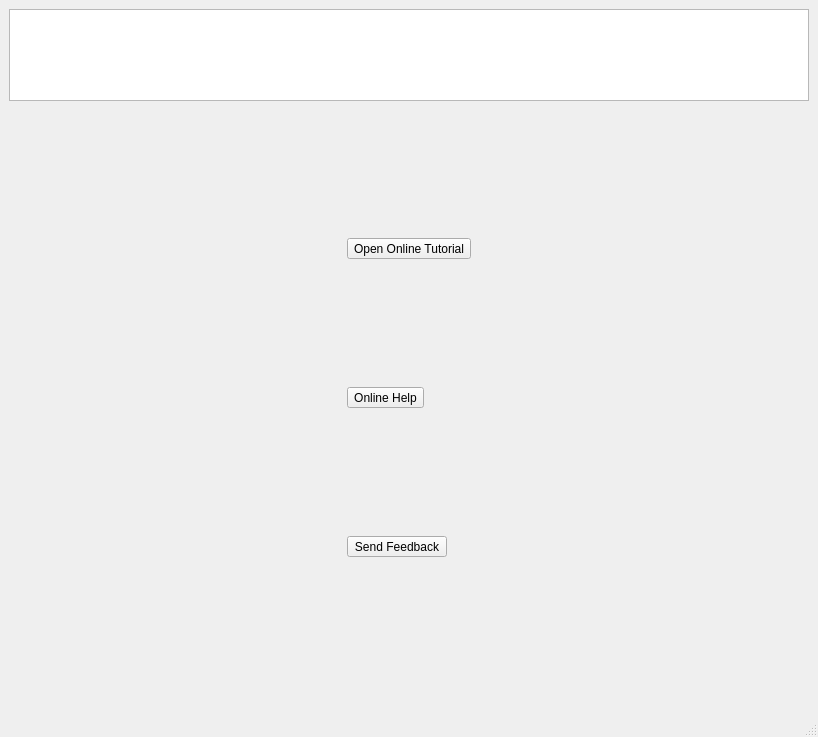
<?xml version="1.0" encoding="UTF-8"?>
<ui version="4.0">
 <class>PCloudWindow</class>
 <widget class="QMainWindow" name="PCloudWindow">
  <property name="geometry">
   <rect>
    <x>0</x>
    <y>0</y>
    <width>818</width>
    <height>737</height>
   </rect>
  </property>
  <property name="maximumSize">
   <size>
    <width>818</width>
    <height>16777215</height>
   </size>
  </property>
  <property name="windowTitle">
   <string>MainWindow</string>
  </property>
  <widget class="QWidget" name="centralwidget">
   <property name="maximumSize">
    <size>
     <width>850</width>
     <height>700</height>
    </size>
   </property>
   <layout class="QVBoxLayout" name="verticalLayout_21">
    <item>
     <layout class="QVBoxLayout" name="verticalLayout" stretch="0">
      <item>
       <widget class="QListWidget" name="listButtonsWidget"/>
      </item>
     </layout>
    </item>
    <item>
     <widget class="QStackedWidget" name="pagesWidget">
      <property name="maximumSize">
       <size>
        <width>16777215</width>
        <height>16777215</height>
       </size>
      </property>
      <property name="currentIndex">
       <number>5</number>
      </property>
      <widget class="QWidget" name="pageAccntNotLogged">
       <property name="maximumSize">
        <size>
         <width>16777215</width>
         <height>16777215</height>
        </size>
       </property>
       <layout class="QVBoxLayout" name="verticalLayout_22">
        <item>
         <layout class="QVBoxLayout" name="verticalLayout_4">
          <item>
           <layout class="QVBoxLayout" name="verticalLayout_3">
            <item>
             <layout class="QHBoxLayout" name="horizontalLayout_14">
              <item>
               <widget class="QPushButton" name="btnLogin">
                <property name="text">
                 <string>Login</string>
                </property>
               </widget>
              </item>
              <item>
               <spacer name="horizontalSpacer">
                <property name="orientation">
                 <enum>Qt::Horizontal</enum>
                </property>
                <property name="sizeHint" stdset="0">
                 <size>
                  <width>40</width>
                  <height>20</height>
                 </size>
                </property>
               </spacer>
              </item>
             </layout>
            </item>
            <item>
             <widget class="QLabel" name="label_or">
              <property name="text">
               <string>          or</string>
              </property>
              <property name="alignment">
               <set>Qt::AlignLeading|Qt::AlignLeft|Qt::AlignVCenter</set>
              </property>
             </widget>
            </item>
            <item>
             <layout class="QHBoxLayout" name="horizontalLayout_15">
              <item>
               <widget class="QPushButton" name="btnRegstr">
                <property name="text">
                 <string>Register</string>
                </property>
               </widget>
              </item>
              <item>
               <spacer name="horizontalSpacer_10">
                <property name="orientation">
                 <enum>Qt::Horizontal</enum>
                </property>
                <property name="sizeHint" stdset="0">
                 <size>
                  <width>40</width>
                  <height>20</height>
                 </size>
                </property>
               </spacer>
              </item>
             </layout>
            </item>
           </layout>
          </item>
          <item>
           <widget class="Line" name="line">
            <property name="orientation">
             <enum>Qt::Horizontal</enum>
            </property>
           </widget>
          </item>
          <item>
           <layout class="QHBoxLayout" name="horizontalLayout_16">
            <item>
             <widget class="QPushButton" name="btnExit">
              <property name="text">
               <string>Exit</string>
              </property>
             </widget>
            </item>
            <item>
             <spacer name="horizontalSpacer_11">
              <property name="orientation">
               <enum>Qt::Horizontal</enum>
              </property>
              <property name="sizeHint" stdset="0">
               <size>
                <width>40</width>
                <height>20</height>
               </size>
              </property>
             </spacer>
            </item>
           </layout>
          </item>
          <item>
           <widget class="QToolButton" name="toolBtnContact">
            <property name="text">
             <string>Contact Us</string>
            </property>
           </widget>
          </item>
         </layout>
        </item>
       </layout>
      </widget>
      <widget class="QWidget" name="pageAccntLogged">
       <property name="maximumSize">
        <size>
         <width>500</width>
         <height>16777215</height>
        </size>
       </property>
       <layout class="QHBoxLayout" name="horizontalLayout_4">
        <item>
         <layout class="QVBoxLayout" name="verticalLayout_6">
          <item>
           <layout class="QFormLayout" name="formLayout_3">
            <property name="fieldGrowthPolicy">
             <enum>QFormLayout::AllNonFixedFieldsGrow</enum>
            </property>
            <property name="horizontalSpacing">
             <number>12</number>
            </property>
            <property name="verticalSpacing">
             <number>12</number>
            </property>
            <item row="0" column="0">
             <widget class="QLabel" name="label_user">
              <property name="text">
               <string>User:</string>
              </property>
             </widget>
            </item>
            <item row="0" column="1">
             <layout class="QVBoxLayout" name="verticalLayout_2" stretch="0,6">
              <property name="spacing">
               <number>0</number>
              </property>
              <item>
               <widget class="QLabel" name="label_email">
                <property name="text">
                 <string>dsdfdsfdsfs</string>
                </property>
               </widget>
              </item>
              <item>
               <widget class="QToolButton" name="toolBtnChangePass">
                <property name="font">
                 <font>
                  <pointsize>7</pointsize>
                 </font>
                </property>
                <property name="autoFillBackground">
                 <bool>false</bool>
                </property>
                <property name="text">
                 <string>Change Password</string>
                </property>
                <property name="toolButtonStyle">
                 <enum>Qt::ToolButtonIconOnly</enum>
                </property>
               </widget>
              </item>
             </layout>
            </item>
            <item row="1" column="0">
             <widget class="QLabel" name="label_status">
              <property name="text">
               <string>Status:</string>
              </property>
             </widget>
            </item>
            <item row="1" column="1">
             <widget class="QCheckBox" name="checkBoxVerified">
              <property name="layoutDirection">
               <enum>Qt::LeftToRight</enum>
              </property>
              <property name="text">
               <string>Verified</string>
              </property>
              <property name="checked">
               <bool>true</bool>
              </property>
             </widget>
            </item>
            <item row="4" column="0">
             <widget class="QLabel" name="label_freeSpace">
              <property name="text">
               <string>Free Space :</string>
              </property>
             </widget>
            </item>
            <item row="2" column="1">
             <layout class="QHBoxLayout" name="horizontalLayout">
              <property name="spacing">
               <number>16</number>
              </property>
              <item>
               <widget class="QLabel" name="label_planVal">
                <property name="text">
                 <string/>
                </property>
               </widget>
              </item>
              <item>
               <widget class="QToolButton" name="tbtnGetSpace">
                <property name="text">
                 <string>Get More Space</string>
                </property>
               </widget>
              </item>
              <item>
               <widget class="QLabel" name="label">
                <property name="text">
                 <string>&lt;a href=&quot;https://www.pcloud.com/&quot;&gt;Get More Space&lt;/a&gt; </string>
                </property>
               </widget>
              </item>
              <item>
               <spacer name="horizontalSpacer_3">
                <property name="orientation">
                 <enum>Qt::Horizontal</enum>
                </property>
                <property name="sizeHint" stdset="0">
                 <size>
                  <width>40</width>
                  <height>20</height>
                 </size>
                </property>
               </spacer>
              </item>
             </layout>
            </item>
            <item row="2" column="0">
             <widget class="QLabel" name="label_plan">
              <property name="text">
               <string>Plan:</string>
              </property>
             </widget>
            </item>
            <item row="4" column="1">
             <layout class="QHBoxLayout" name="horizontalLayout_8">
              <property name="spacing">
               <number>16</number>
              </property>
              <item>
               <widget class="QLabel" name="label_space">
                <property name="text">
                 <string/>
                </property>
               </widget>
              </item>
              <item>
               <widget class="QProgressBar" name="progressBar_space">
                <property name="value">
                 <number>24</number>
                </property>
               </widget>
              </item>
              <item>
               <spacer name="horizontalSpacer_2">
                <property name="orientation">
                 <enum>Qt::Horizontal</enum>
                </property>
                <property name="sizeHint" stdset="0">
                 <size>
                  <width>40</width>
                  <height>20</height>
                 </size>
                </property>
               </spacer>
              </item>
             </layout>
            </item>
           </layout>
          </item>
          <item>
           <spacer name="verticalSpacer_6">
            <property name="orientation">
             <enum>Qt::Vertical</enum>
            </property>
            <property name="sizeHint" stdset="0">
             <size>
              <width>20</width>
              <height>173</height>
             </size>
            </property>
           </spacer>
          </item>
          <item>
           <layout class="QHBoxLayout" name="horizontalLayout_9">
            <item>
             <widget class="QToolButton" name="toolBtnOpenWeb">
              <property name="text">
               <string>Open Web Page</string>
              </property>
              <property name="icon">
               <iconset resource="Resources.qrc">
                <normaloff>:/images/images/web.png</normaloff>:/images/images/web.png</iconset>
              </property>
              <property name="toolButtonStyle">
               <enum>Qt::ToolButtonTextBesideIcon</enum>
              </property>
             </widget>
            </item>
            <item>
             <widget class="QToolButton" name="tbtnOpenFolder">
              <property name="text">
               <string>Open pCloud Folder</string>
              </property>
              <property name="icon">
               <iconset resource="Resources.qrc">
                <normaloff>:/images/images/folder.png</normaloff>:/images/images/folder.png</iconset>
              </property>
              <property name="toolButtonStyle">
               <enum>Qt::ToolButtonTextBesideIcon</enum>
              </property>
             </widget>
            </item>
            <item>
             <spacer name="horizontalSpacer_4">
              <property name="orientation">
               <enum>Qt::Horizontal</enum>
              </property>
              <property name="sizeHint" stdset="0">
               <size>
                <width>40</width>
                <height>20</height>
               </size>
              </property>
             </spacer>
            </item>
           </layout>
          </item>
          <item>
           <layout class="QVBoxLayout" name="verticalLayout_5">
            <item>
             <spacer name="verticalSpacer_3">
              <property name="orientation">
               <enum>Qt::Vertical</enum>
              </property>
              <property name="sizeHint" stdset="0">
               <size>
                <width>20</width>
                <height>88</height>
               </size>
              </property>
             </spacer>
            </item>
            <item>
             <widget class="Line" name="line_2">
              <property name="orientation">
               <enum>Qt::Horizontal</enum>
              </property>
             </widget>
            </item>
            <item>
             <widget class="QToolButton" name="tBtnExit">
              <property name="text">
               <string>Exit</string>
              </property>
             </widget>
            </item>
            <item>
             <widget class="QToolButton" name="tBtnLogout">
              <property name="text">
               <string>Logout</string>
              </property>
             </widget>
            </item>
           </layout>
          </item>
         </layout>
        </item>
       </layout>
      </widget>
      <widget class="QWidget" name="pageShares">
       <property name="maximumSize">
        <size>
         <width>800</width>
         <height>600</height>
        </size>
       </property>
       <layout class="QVBoxLayout" name="verticalLayout_20">
        <item>
         <layout class="QHBoxLayout" name="horizontalLayout_13">
          <item>
           <spacer name="horizontalSpacer_8">
            <property name="orientation">
             <enum>Qt::Horizontal</enum>
            </property>
            <property name="sizeHint" stdset="0">
             <size>
              <width>308</width>
              <height>20</height>
             </size>
            </property>
           </spacer>
          </item>
          <item>
           <widget class="QPushButton" name="btnShareFolder">
            <property name="maximumSize">
             <size>
              <width>180</width>
              <height>16777215</height>
             </size>
            </property>
            <property name="text">
             <string>Share Folder</string>
            </property>
           </widget>
          </item>
         </layout>
        </item>
        <item>
         <widget class="QTabWidget" name="tabWidgetShares">
          <property name="currentIndex">
           <number>0</number>
          </property>
          <widget class="QWidget" name="tabMyShares">
           <attribute name="title">
            <string>Tab 1</string>
           </attribute>
           <layout class="QVBoxLayout" name="verticalLayout_18">
            <item>
             <layout class="QVBoxLayout" name="verticalLayout_7">
              <item>
               <widget class="QLabel" name="label_errorMyShares">
                <property name="text">
                 <string/>
                </property>
               </widget>
              </item>
              <item>
               <widget class="QLabel" name="label_myshares">
                <property name="text">
                 <string>My Shares:</string>
                </property>
               </widget>
              </item>
              <item>
               <widget class="QTreeWidget" name="treeMyShares">
                <property name="maximumSize">
                 <size>
                  <width>16777215</width>
                  <height>16777215</height>
                 </size>
                </property>
                <property name="autoScroll">
                 <bool>true</bool>
                </property>
                <attribute name="headerDefaultSectionSize">
                 <number>100</number>
                </attribute>
                <column>
                 <property name="text">
                  <string>To</string>
                 </property>
                </column>
                <column>
                 <property name="text">
                  <string>Folder</string>
                 </property>
                </column>
                <column>
                 <property name="text">
                  <string>Permissions                                               </string>
                 </property>
                </column>
                <column>
                 <property name="text">
                  <string>Actions</string>
                 </property>
                </column>
               </widget>
              </item>
              <item>
               <spacer name="verticalSpacer_4">
                <property name="orientation">
                 <enum>Qt::Vertical</enum>
                </property>
                <property name="sizeHint" stdset="0">
                 <size>
                  <width>1052</width>
                  <height>13</height>
                 </size>
                </property>
               </spacer>
              </item>
              <item>
               <layout class="QHBoxLayout" name="horizontalLayout_2">
                <item>
                 <widget class="QPushButton" name="btnTempModify">
                  <property name="text">
                   <string>Modify</string>
                  </property>
                 </widget>
                </item>
                <item>
                 <widget class="QPushButton" name="btnTempStop">
                  <property name="text">
                   <string>Stop</string>
                  </property>
                 </widget>
                </item>
                <item>
                 <spacer name="horizontalSpacer_5">
                  <property name="orientation">
                   <enum>Qt::Horizontal</enum>
                  </property>
                  <property name="sizeHint" stdset="0">
                   <size>
                    <width>88</width>
                    <height>20</height>
                   </size>
                  </property>
                 </spacer>
                </item>
               </layout>
              </item>
              <item>
               <widget class="Line" name="line_4">
                <property name="orientation">
                 <enum>Qt::Horizontal</enum>
                </property>
               </widget>
              </item>
              <item>
               <widget class="QLabel" name="label_noMyRqsts">
                <property name="layoutDirection">
                 <enum>Qt::LeftToRight</enum>
                </property>
                <property name="text">
                 <string>You don't have pending requests</string>
                </property>
                <property name="alignment">
                 <set>Qt::AlignCenter</set>
                </property>
               </widget>
              </item>
              <item>
               <widget class="QLabel" name="label_myreq">
                <property name="text">
                 <string>My Requests:</string>
                </property>
               </widget>
              </item>
              <item>
               <widget class="QTreeWidget" name="treeMyRequest">
                <column>
                 <property name="text">
                  <string notr="true">To</string>
                 </property>
                </column>
                <column>
                 <property name="text">
                  <string>Folder</string>
                 </property>
                </column>
                <column>
                 <property name="text">
                  <string>Permissions</string>
                 </property>
                </column>
                <column>
                 <property name="text">
                  <string>Actions</string>
                 </property>
                </column>
               </widget>
              </item>
              <item>
               <layout class="QHBoxLayout" name="horizontalLayout_10">
                <item>
                 <widget class="QPushButton" name="btnTempCancel">
                  <property name="text">
                   <string>Cancel</string>
                  </property>
                 </widget>
                </item>
                <item>
                 <spacer name="horizontalSpacer_9">
                  <property name="orientation">
                   <enum>Qt::Horizontal</enum>
                  </property>
                  <property name="sizeHint" stdset="0">
                   <size>
                    <width>40</width>
                    <height>20</height>
                   </size>
                  </property>
                 </spacer>
                </item>
               </layout>
              </item>
             </layout>
            </item>
           </layout>
          </widget>
          <widget class="QWidget" name="tabSharedWithMe">
           <attribute name="title">
            <string>Tab 2</string>
           </attribute>
           <layout class="QVBoxLayout" name="verticalLayout_19">
            <item>
             <layout class="QVBoxLayout" name="verticalLayout_8">
              <item>
               <widget class="QLabel" name="label_errorShrdWithMe">
                <property name="text">
                 <string/>
                </property>
               </widget>
              </item>
              <item>
               <widget class="QLabel" name="label_shared">
                <property name="text">
                 <string>Shared with me:</string>
                </property>
               </widget>
              </item>
              <item>
               <widget class="QTreeWidget" name="treeSharedWithMe">
                <column>
                 <property name="text">
                  <string>From</string>
                 </property>
                </column>
                <column>
                 <property name="text">
                  <string>Folder</string>
                 </property>
                </column>
                <column>
                 <property name="text">
                  <string>Permissions                                        </string>
                 </property>
                </column>
                <column>
                 <property name="text">
                  <string>Actions</string>
                 </property>
                </column>
               </widget>
              </item>
              <item>
               <spacer name="verticalSpacer_5">
                <property name="orientation">
                 <enum>Qt::Vertical</enum>
                </property>
                <property name="sizeHint" stdset="0">
                 <size>
                  <width>17</width>
                  <height>28</height>
                 </size>
                </property>
               </spacer>
              </item>
              <item>
               <layout class="QHBoxLayout" name="horizontalLayout_12">
                <item>
                 <widget class="QPushButton" name="btnTempStop2">
                  <property name="text">
                   <string>Stop</string>
                  </property>
                 </widget>
                </item>
                <item>
                 <spacer name="horizontalSpacer_6">
                  <property name="orientation">
                   <enum>Qt::Horizontal</enum>
                  </property>
                  <property name="sizeHint" stdset="0">
                   <size>
                    <width>40</width>
                    <height>20</height>
                   </size>
                  </property>
                 </spacer>
                </item>
               </layout>
              </item>
              <item>
               <widget class="Line" name="line_3">
                <property name="orientation">
                 <enum>Qt::Horizontal</enum>
                </property>
               </widget>
              </item>
              <item>
               <widget class="QLabel" name="label_noRqstsWithMe">
                <property name="text">
                 <string>You don't have pending requests</string>
                </property>
                <property name="alignment">
                 <set>Qt::AlignCenter</set>
                </property>
               </widget>
              </item>
              <item>
               <widget class="QLabel" name="label_requests">
                <property name="text">
                 <string>Pending Requests:</string>
                </property>
               </widget>
              </item>
              <item>
               <widget class="QTreeWidget" name="treeRequestsWithMe">
                <column>
                 <property name="text">
                  <string notr="true">From</string>
                 </property>
                </column>
                <column>
                 <property name="text">
                  <string>Folder</string>
                 </property>
                </column>
                <column>
                 <property name="text">
                  <string>Permissions</string>
                 </property>
                </column>
                <column>
                 <property name="text">
                  <string>Actions</string>
                 </property>
                </column>
               </widget>
              </item>
              <item>
               <layout class="QHBoxLayout" name="horizontalLayout_11">
                <item>
                 <widget class="QPushButton" name="btnTempAccept">
                  <property name="text">
                   <string>Accept</string>
                  </property>
                 </widget>
                </item>
                <item>
                 <widget class="QPushButton" name="btnTempCancel2">
                  <property name="text">
                   <string>Reject</string>
                  </property>
                 </widget>
                </item>
                <item>
                 <spacer name="horizontalSpacer_7">
                  <property name="orientation">
                   <enum>Qt::Horizontal</enum>
                  </property>
                  <property name="sizeHint" stdset="0">
                   <size>
                    <width>98</width>
                    <height>48</height>
                   </size>
                  </property>
                 </spacer>
                </item>
               </layout>
              </item>
             </layout>
            </item>
           </layout>
          </widget>
         </widget>
        </item>
       </layout>
      </widget>
      <widget class="QWidget" name="pageLinks"/>
      <widget class="QWidget" name="pageSettings">
       <layout class="QVBoxLayout" name="verticalLayout_23">
        <item>
         <layout class="QVBoxLayout" name="verticalLayout_9">
          <item>
           <widget class="QGroupBox" name="groupBox_fldr">
            <property name="title">
             <string>Mount Point</string>
            </property>
            <property name="flat">
             <bool>false</bool>
            </property>
            <layout class="QVBoxLayout" name="verticalLayout_15">
             <item>
              <widget class="QLabel" name="label_fldrVal">
               <property name="text">
                <string>pCloud</string>
               </property>
              </widget>
             </item>
             <item>
              <layout class="QHBoxLayout" name="horizontalLayout_6">
               <item>
                <widget class="QPushButton" name="btnChangeDestFldr">
                 <property name="text">
                  <string>Change Folder</string>
                 </property>
                 <property name="flat">
                  <bool>false</bool>
                 </property>
                </widget>
               </item>
               <item>
                <spacer name="horizontalSpacer_12">
                 <property name="orientation">
                  <enum>Qt::Horizontal</enum>
                 </property>
                 <property name="sizeHint" stdset="0">
                  <size>
                   <width>40</width>
                   <height>20</height>
                  </size>
                 </property>
                </spacer>
               </item>
              </layout>
             </item>
            </layout>
           </widget>
          </item>
          <item>
           <widget class="QGroupBox" name="groupBox_ssl">
            <property name="title">
             <string>SSL</string>
            </property>
            <layout class="QVBoxLayout" name="verticalLayout_16">
             <item>
              <layout class="QVBoxLayout" name="verticalLayout_14">
               <item>
                <widget class="QLabel" name="label_ssl">
                 <property name="text">
                  <string>Secure Connection:</string>
                 </property>
                </widget>
               </item>
               <item>
                <widget class="QCheckBox" name="checkBox_ssl">
                 <property name="enabled">
                  <bool>true</bool>
                 </property>
                 <property name="text">
                  <string>Use SSL</string>
                 </property>
                 <property name="checked">
                  <bool>true</bool>
                 </property>
                </widget>
               </item>
              </layout>
             </item>
            </layout>
           </widget>
          </item>
          <item>
           <widget class="QGroupBox" name="groupBox_cache">
            <property name="title">
             <string>Cache</string>
            </property>
            <layout class="QVBoxLayout" name="verticalLayout_17">
             <item>
              <widget class="QLabel" name="label_2">
               <property name="text">
                <string>Change pCloud memory usage:</string>
               </property>
              </widget>
             </item>
             <item>
              <layout class="QHBoxLayout" name="horizontalLayout_7">
               <item>
                <widget class="QLabel" name="label_cache">
                 <property name="text">
                  <string>Cache size:</string>
                 </property>
                </widget>
               </item>
               <item>
                <widget class="QLineEdit" name="edit_cache">
                 <property name="maximumSize">
                  <size>
                   <width>100</width>
                   <height>16777215</height>
                  </size>
                 </property>
                 <property name="inputMethodHints">
                  <set>Qt::ImhDigitsOnly</set>
                 </property>
                 <property name="alignment">
                  <set>Qt::AlignRight|Qt::AlignTrailing|Qt::AlignVCenter</set>
                 </property>
                </widget>
               </item>
               <item>
                <widget class="QLabel" name="label_mb">
                 <property name="text">
                  <string>MB</string>
                 </property>
                </widget>
               </item>
               <item>
                <spacer name="horizontalSpacer_14">
                 <property name="orientation">
                  <enum>Qt::Horizontal</enum>
                 </property>
                 <property name="sizeHint" stdset="0">
                  <size>
                   <width>40</width>
                   <height>20</height>
                  </size>
                 </property>
                </spacer>
               </item>
              </layout>
             </item>
            </layout>
           </widget>
          </item>
          <item>
           <layout class="QHBoxLayout" name="horizontalLayout_3">
            <item>
             <widget class="QPushButton" name="btnSaveSttngs">
              <property name="text">
               <string>Save</string>
              </property>
             </widget>
            </item>
            <item>
             <widget class="QPushButton" name="btnCancelSttngs">
              <property name="text">
               <string>Cancel</string>
              </property>
             </widget>
            </item>
            <item>
             <spacer name="horizontalSpacer_13">
              <property name="orientation">
               <enum>Qt::Horizontal</enum>
              </property>
              <property name="sizeHint" stdset="0">
               <size>
                <width>40</width>
                <height>20</height>
               </size>
              </property>
             </spacer>
            </item>
           </layout>
          </item>
         </layout>
        </item>
       </layout>
      </widget>
      <widget class="QWidget" name="pageHelp">
       <layout class="QHBoxLayout" name="horizontalLayout_17">
        <item>
         <layout class="QVBoxLayout" name="verticalLayout_10">
          <item>
           <widget class="QToolButton" name="tBtnOnlineTutorial">
            <property name="text">
             <string>Open Online Tutorial</string>
            </property>
           </widget>
          </item>
          <item>
           <widget class="QToolButton" name="tBtnOnlineHelp">
            <property name="text">
             <string>Online Help</string>
            </property>
           </widget>
          </item>
          <item>
           <widget class="QToolButton" name="tBtnFeedback">
            <property name="text">
             <string>Send Feedback</string>
            </property>
           </widget>
          </item>
         </layout>
        </item>
       </layout>
      </widget>
      <widget class="QWidget" name="pageAbout">
       <layout class="QVBoxLayout" name="verticalLayout_13">
        <item>
         <widget class="QLabel" name="label_logo">
          <property name="text">
           <string/>
          </property>
          <property name="pixmap">
           <pixmap resource="Resources.qrc">:/images/images/logo.png</pixmap>
          </property>
          <property name="alignment">
           <set>Qt::AlignCenter</set>
          </property>
         </widget>
        </item>
        <item>
         <widget class="QLabel" name="label_pcloud">
          <property name="font">
           <font>
            <pointsize>16</pointsize>
            <weight>75</weight>
            <bold>true</bold>
           </font>
          </property>
          <property name="text">
           <string>pCloud</string>
          </property>
          <property name="alignment">
           <set>Qt::AlignCenter</set>
          </property>
         </widget>
        </item>
        <item>
         <layout class="QHBoxLayout" name="horizontalLayout_5">
          <property name="spacing">
           <number>12</number>
          </property>
          <item>
           <widget class="QLabel" name="label_version">
            <property name="text">
             <string>Version</string>
            </property>
            <property name="alignment">
             <set>Qt::AlignRight|Qt::AlignTrailing|Qt::AlignVCenter</set>
            </property>
           </widget>
          </item>
          <item>
           <widget class="QLabel" name="label_versionVal">
            <property name="text">
             <string>val</string>
            </property>
           </widget>
          </item>
         </layout>
        </item>
        <item>
         <layout class="QVBoxLayout" name="verticalLayout_12">
          <item>
           <widget class="QLabel" name="label_tos">
            <property name="layoutDirection">
             <enum>Qt::LeftToRight</enum>
            </property>
            <property name="text">
             <string>&lt;a href=&quot;https://www.pcloud.com/pcloud-terms-and-conditions&quot;&gt;Terms of Service&lt;/a&gt; </string>
            </property>
            <property name="alignment">
             <set>Qt::AlignCenter</set>
            </property>
           </widget>
          </item>
          <item>
           <widget class="QLabel" name="label_pp">
            <property name="text">
             <string>&lt;a href=&quot;https://www.pcloud.com/pcloud-privacy-policy&quot;&gt;Privacy policy&lt;/a&gt;</string>
            </property>
            <property name="alignment">
             <set>Qt::AlignCenter</set>
            </property>
           </widget>
          </item>
          <item>
           <widget class="QLabel" name="label_ipp">
            <property name="text">
             <string>&lt;a href=&quot;https://www.pcloud.com/pcloud-intellectual-property&quot;&gt;Intelectual Property Policy&lt;/a&gt;</string>
            </property>
            <property name="alignment">
             <set>Qt::AlignCenter</set>
            </property>
           </widget>
          </item>
         </layout>
        </item>
       </layout>
      </widget>
     </widget>
    </item>
   </layout>
  </widget>
  <widget class="QMenuBar" name="menubar">
   <property name="geometry">
    <rect>
     <x>0</x>
     <y>0</y>
     <width>818</width>
     <height>27</height>
    </rect>
   </property>
  </widget>
  <widget class="QStatusBar" name="statusbar"/>
 </widget>
 <resources>
  <include location="Resources.qrc"/>
 </resources>
 <connections/>
</ui>
